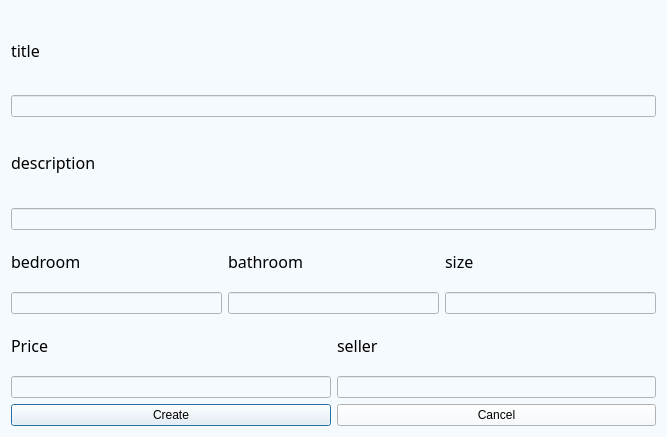
<?xml version="1.0" encoding="UTF-8"?>
<ui version="4.0">
 <class>Dialog_AddProperty</class>
 <widget class="QDialog" name="Dialog_AddProperty">
  <property name="geometry">
   <rect>
    <x>0</x>
    <y>0</y>
    <width>667</width>
    <height>437</height>
   </rect>
  </property>
  <property name="windowTitle">
   <string>Dialog</string>
  </property>
  <property name="styleSheet">
   <string notr="true">background-color: rgb(245, 250, 254);</string>
  </property>
  <layout class="QVBoxLayout" name="verticalLayout_6">
   <item>
    <widget class="QLabel" name="label_title">
     <property name="font">
      <font>
       <family>PT Root UI Bold</family>
       <pointsize>12</pointsize>
      </font>
     </property>
     <property name="text">
      <string>title</string>
     </property>
    </widget>
   </item>
   <item>
    <widget class="LineEdit" name="LineEdit_title">
     <property name="styleSheet">
      <string notr="true">LineEdit, TextEdit, PlainTextEdit {
    color: black;
    background-color: rgba(255, 255, 255, 0.7);
    border: 1px solid rgba(0, 0, 0, 13);
    border-bottom: 1px solid rgba(0, 0, 0, 100);
    border-radius: 5px;
    /* font: 14px &quot;Segoe UI&quot;, &quot;Microsoft YaHei&quot;; */
    padding: 0px 10px;
    selection-background-color: #00a7b3;
}

TextEdit,
PlainTextEdit {
    padding: 2px 3px 2px 8px;
}

LineEdit:hover, TextEdit:hover, PlainTextEdit:hover {
    background-color: rgba(249, 249, 249, 0.5);
    border: 1px solid rgba(0, 0, 0, 13);
    border-bottom: 1px solid rgba(0, 0, 0, 100);
}

LineEdit:focus {
    border-bottom: 1px solid rgba(0, 0, 0, 13);
    background-color: white;
}

TextEdit:focus,
PlainTextEdit:focus {
    border-bottom: 1px solid #009faa;
    background-color: white;
}

LineEdit:disabled, TextEdit:disabled,
PlainTextEdit:disabled {
    color: rgba(0, 0, 0, 150);
    background-color: rgba(249, 249, 249, 0.3);
    border: 1px solid rgba(0, 0, 0, 13);
    border-bottom: 1px solid rgba(0, 0, 0, 13);
}

#lineEditButton {
    border-radius: 4px;
    margin: 0;
}

#lineEditButton:hover {
    background-color: rgba(0, 0, 0, 9);
}

#lineEditButton:pressed {
    background-color: rgba(0, 0, 0, 6);
}
</string>
     </property>
    </widget>
   </item>
   <item>
    <widget class="QLabel" name="label_des">
     <property name="font">
      <font>
       <family>PT Root UI Bold</family>
       <pointsize>12</pointsize>
      </font>
     </property>
     <property name="text">
      <string>description</string>
     </property>
    </widget>
   </item>
   <item>
    <widget class="LineEdit" name="LineEdit_des">
     <property name="styleSheet">
      <string notr="true">LineEdit, TextEdit, PlainTextEdit {
    color: black;
    background-color: rgba(255, 255, 255, 0.7);
    border: 1px solid rgba(0, 0, 0, 13);
    border-bottom: 1px solid rgba(0, 0, 0, 100);
    border-radius: 5px;
    /* font: 14px &quot;Segoe UI&quot;, &quot;Microsoft YaHei&quot;; */
    padding: 0px 10px;
    selection-background-color: #00a7b3;
}

TextEdit,
PlainTextEdit {
    padding: 2px 3px 2px 8px;
}

LineEdit:hover, TextEdit:hover, PlainTextEdit:hover {
    background-color: rgba(249, 249, 249, 0.5);
    border: 1px solid rgba(0, 0, 0, 13);
    border-bottom: 1px solid rgba(0, 0, 0, 100);
}

LineEdit:focus {
    border-bottom: 1px solid rgba(0, 0, 0, 13);
    background-color: white;
}

TextEdit:focus,
PlainTextEdit:focus {
    border-bottom: 1px solid #009faa;
    background-color: white;
}

LineEdit:disabled, TextEdit:disabled,
PlainTextEdit:disabled {
    color: rgba(0, 0, 0, 150);
    background-color: rgba(249, 249, 249, 0.3);
    border: 1px solid rgba(0, 0, 0, 13);
    border-bottom: 1px solid rgba(0, 0, 0, 13);
}

#lineEditButton {
    border-radius: 4px;
    margin: 0;
}

#lineEditButton:hover {
    background-color: rgba(0, 0, 0, 9);
}

#lineEditButton:pressed {
    background-color: rgba(0, 0, 0, 6);
}
</string>
     </property>
    </widget>
   </item>
   <item>
    <layout class="QHBoxLayout" name="horizontalLayout_2">
     <item>
      <layout class="QVBoxLayout" name="verticalLayout">
       <item>
        <widget class="QLabel" name="label_bed">
         <property name="font">
          <font>
           <family>PT Root UI Bold</family>
           <pointsize>12</pointsize>
          </font>
         </property>
         <property name="text">
          <string>bedroom</string>
         </property>
        </widget>
       </item>
       <item>
        <widget class="LineEdit" name="LineEdit_bed">
         <property name="styleSheet">
          <string notr="true">LineEdit, TextEdit, PlainTextEdit {
    color: black;
    background-color: rgba(255, 255, 255, 0.7);
    border: 1px solid rgba(0, 0, 0, 13);
    border-bottom: 1px solid rgba(0, 0, 0, 100);
    border-radius: 5px;
    /* font: 14px &quot;Segoe UI&quot;, &quot;Microsoft YaHei&quot;; */
    padding: 0px 10px;
    selection-background-color: #00a7b3;
}

TextEdit,
PlainTextEdit {
    padding: 2px 3px 2px 8px;
}

LineEdit:hover, TextEdit:hover, PlainTextEdit:hover {
    background-color: rgba(249, 249, 249, 0.5);
    border: 1px solid rgba(0, 0, 0, 13);
    border-bottom: 1px solid rgba(0, 0, 0, 100);
}

LineEdit:focus {
    border-bottom: 1px solid rgba(0, 0, 0, 13);
    background-color: white;
}

TextEdit:focus,
PlainTextEdit:focus {
    border-bottom: 1px solid #009faa;
    background-color: white;
}

LineEdit:disabled, TextEdit:disabled,
PlainTextEdit:disabled {
    color: rgba(0, 0, 0, 150);
    background-color: rgba(249, 249, 249, 0.3);
    border: 1px solid rgba(0, 0, 0, 13);
    border-bottom: 1px solid rgba(0, 0, 0, 13);
}

#lineEditButton {
    border-radius: 4px;
    margin: 0;
}

#lineEditButton:hover {
    background-color: rgba(0, 0, 0, 9);
}

#lineEditButton:pressed {
    background-color: rgba(0, 0, 0, 6);
}
</string>
         </property>
        </widget>
       </item>
      </layout>
     </item>
     <item>
      <layout class="QVBoxLayout" name="verticalLayout_2">
       <item>
        <widget class="QLabel" name="label_bath">
         <property name="font">
          <font>
           <family>PT Root UI Bold</family>
           <pointsize>12</pointsize>
          </font>
         </property>
         <property name="text">
          <string>bathroom</string>
         </property>
        </widget>
       </item>
       <item>
        <widget class="LineEdit" name="LineEdit_bath">
         <property name="styleSheet">
          <string notr="true">LineEdit, TextEdit, PlainTextEdit {
    color: black;
    background-color: rgba(255, 255, 255, 0.7);
    border: 1px solid rgba(0, 0, 0, 13);
    border-bottom: 1px solid rgba(0, 0, 0, 100);
    border-radius: 5px;
    /* font: 14px &quot;Segoe UI&quot;, &quot;Microsoft YaHei&quot;; */
    padding: 0px 10px;
    selection-background-color: #00a7b3;
}

TextEdit,
PlainTextEdit {
    padding: 2px 3px 2px 8px;
}

LineEdit:hover, TextEdit:hover, PlainTextEdit:hover {
    background-color: rgba(249, 249, 249, 0.5);
    border: 1px solid rgba(0, 0, 0, 13);
    border-bottom: 1px solid rgba(0, 0, 0, 100);
}

LineEdit:focus {
    border-bottom: 1px solid rgba(0, 0, 0, 13);
    background-color: white;
}

TextEdit:focus,
PlainTextEdit:focus {
    border-bottom: 1px solid #009faa;
    background-color: white;
}

LineEdit:disabled, TextEdit:disabled,
PlainTextEdit:disabled {
    color: rgba(0, 0, 0, 150);
    background-color: rgba(249, 249, 249, 0.3);
    border: 1px solid rgba(0, 0, 0, 13);
    border-bottom: 1px solid rgba(0, 0, 0, 13);
}

#lineEditButton {
    border-radius: 4px;
    margin: 0;
}

#lineEditButton:hover {
    background-color: rgba(0, 0, 0, 9);
}

#lineEditButton:pressed {
    background-color: rgba(0, 0, 0, 6);
}
</string>
         </property>
        </widget>
       </item>
      </layout>
     </item>
     <item>
      <layout class="QVBoxLayout" name="verticalLayout_3">
       <item>
        <widget class="QLabel" name="label_size">
         <property name="font">
          <font>
           <family>PT Root UI Bold</family>
           <pointsize>12</pointsize>
          </font>
         </property>
         <property name="text">
          <string>size</string>
         </property>
        </widget>
       </item>
       <item>
        <widget class="LineEdit" name="LineEdit_size">
         <property name="styleSheet">
          <string notr="true">LineEdit, TextEdit, PlainTextEdit {
    color: black;
    background-color: rgba(255, 255, 255, 0.7);
    border: 1px solid rgba(0, 0, 0, 13);
    border-bottom: 1px solid rgba(0, 0, 0, 100);
    border-radius: 5px;
    /* font: 14px &quot;Segoe UI&quot;, &quot;Microsoft YaHei&quot;; */
    padding: 0px 10px;
    selection-background-color: #00a7b3;
}

TextEdit,
PlainTextEdit {
    padding: 2px 3px 2px 8px;
}

LineEdit:hover, TextEdit:hover, PlainTextEdit:hover {
    background-color: rgba(249, 249, 249, 0.5);
    border: 1px solid rgba(0, 0, 0, 13);
    border-bottom: 1px solid rgba(0, 0, 0, 100);
}

LineEdit:focus {
    border-bottom: 1px solid rgba(0, 0, 0, 13);
    background-color: white;
}

TextEdit:focus,
PlainTextEdit:focus {
    border-bottom: 1px solid #009faa;
    background-color: white;
}

LineEdit:disabled, TextEdit:disabled,
PlainTextEdit:disabled {
    color: rgba(0, 0, 0, 150);
    background-color: rgba(249, 249, 249, 0.3);
    border: 1px solid rgba(0, 0, 0, 13);
    border-bottom: 1px solid rgba(0, 0, 0, 13);
}

#lineEditButton {
    border-radius: 4px;
    margin: 0;
}

#lineEditButton:hover {
    background-color: rgba(0, 0, 0, 9);
}

#lineEditButton:pressed {
    background-color: rgba(0, 0, 0, 6);
}
</string>
         </property>
        </widget>
       </item>
      </layout>
     </item>
    </layout>
   </item>
   <item>
    <layout class="QHBoxLayout" name="horizontalLayout_3">
     <item>
      <layout class="QVBoxLayout" name="verticalLayout_4">
       <item>
        <widget class="QLabel" name="label_price">
         <property name="font">
          <font>
           <family>PT Root UI Bold</family>
           <pointsize>12</pointsize>
          </font>
         </property>
         <property name="text">
          <string>Price</string>
         </property>
        </widget>
       </item>
       <item>
        <widget class="LineEdit" name="LineEdit_price">
         <property name="styleSheet">
          <string notr="true">LineEdit, TextEdit, PlainTextEdit {
    color: black;
    background-color: rgba(255, 255, 255, 0.7);
    border: 1px solid rgba(0, 0, 0, 13);
    border-bottom: 1px solid rgba(0, 0, 0, 100);
    border-radius: 5px;
    /* font: 14px &quot;Segoe UI&quot;, &quot;Microsoft YaHei&quot;; */
    padding: 0px 10px;
    selection-background-color: #00a7b3;
}

TextEdit,
PlainTextEdit {
    padding: 2px 3px 2px 8px;
}

LineEdit:hover, TextEdit:hover, PlainTextEdit:hover {
    background-color: rgba(249, 249, 249, 0.5);
    border: 1px solid rgba(0, 0, 0, 13);
    border-bottom: 1px solid rgba(0, 0, 0, 100);
}

LineEdit:focus {
    border-bottom: 1px solid rgba(0, 0, 0, 13);
    background-color: white;
}

TextEdit:focus,
PlainTextEdit:focus {
    border-bottom: 1px solid #009faa;
    background-color: white;
}

LineEdit:disabled, TextEdit:disabled,
PlainTextEdit:disabled {
    color: rgba(0, 0, 0, 150);
    background-color: rgba(249, 249, 249, 0.3);
    border: 1px solid rgba(0, 0, 0, 13);
    border-bottom: 1px solid rgba(0, 0, 0, 13);
}

#lineEditButton {
    border-radius: 4px;
    margin: 0;
}

#lineEditButton:hover {
    background-color: rgba(0, 0, 0, 9);
}

#lineEditButton:pressed {
    background-color: rgba(0, 0, 0, 6);
}
</string>
         </property>
        </widget>
       </item>
      </layout>
     </item>
     <item>
      <layout class="QVBoxLayout" name="verticalLayout_5">
       <item>
        <widget class="QLabel" name="label_seller">
         <property name="font">
          <font>
           <family>PT Root UI Bold</family>
           <pointsize>12</pointsize>
          </font>
         </property>
         <property name="text">
          <string>seller</string>
         </property>
        </widget>
       </item>
       <item>
        <widget class="LineEdit" name="LineEdit_seller">
         <property name="styleSheet">
          <string notr="true">LineEdit, TextEdit, PlainTextEdit {
    color: black;
    background-color: rgba(255, 255, 255, 0.7);
    border: 1px solid rgba(0, 0, 0, 13);
    border-bottom: 1px solid rgba(0, 0, 0, 100);
    border-radius: 5px;
    /* font: 14px &quot;Segoe UI&quot;, &quot;Microsoft YaHei&quot;; */
    padding: 0px 10px;
    selection-background-color: #00a7b3;
}

TextEdit,
PlainTextEdit {
    padding: 2px 3px 2px 8px;
}

LineEdit:hover, TextEdit:hover, PlainTextEdit:hover {
    background-color: rgba(249, 249, 249, 0.5);
    border: 1px solid rgba(0, 0, 0, 13);
    border-bottom: 1px solid rgba(0, 0, 0, 100);
}

LineEdit:focus {
    border-bottom: 1px solid rgba(0, 0, 0, 13);
    background-color: white;
}

TextEdit:focus,
PlainTextEdit:focus {
    border-bottom: 1px solid #009faa;
    background-color: white;
}

LineEdit:disabled, TextEdit:disabled,
PlainTextEdit:disabled {
    color: rgba(0, 0, 0, 150);
    background-color: rgba(249, 249, 249, 0.3);
    border: 1px solid rgba(0, 0, 0, 13);
    border-bottom: 1px solid rgba(0, 0, 0, 13);
}

#lineEditButton {
    border-radius: 4px;
    margin: 0;
}

#lineEditButton:hover {
    background-color: rgba(0, 0, 0, 9);
}

#lineEditButton:pressed {
    background-color: rgba(0, 0, 0, 6);
}
</string>
         </property>
        </widget>
       </item>
      </layout>
     </item>
    </layout>
   </item>
   <item>
    <layout class="QHBoxLayout" name="horizontalLayout">
     <item>
      <widget class="FilledPushButton" name="PushButton_create">
       <property name="styleSheet">
        <string notr="true">OutlinedPushButtonBase,
OutlinedToolButtonBase {
    background-color: transparent;
    border: 1px solid transparent;
    padding: 6px 10px 6px 10px;
    color: black;
    outline: none;
}

OutlinedToolButtonBase {
    padding: 8px 9px 9px 8px;
}

OutlinedPushButtonBase:pressed {
    color: rgba(0, 0, 0, 0.63);
}

OutlinedPushButtonBase:disabled {
    color: rgba(0, 0, 0, 0.36);
}

OutlinedPushButtonBase[hasIcon=false] {
    padding: 6px 10px 6px 10px;
}

OutlinedPushButtonBase[hasIcon=true] {
    padding: 6px 10px 6px 26px;
}

OutlinedPushButtonBase:checked {
    color: white;
}

OutlinedPushButtonBase:checked:pressed {
    color: rgba(255, 255, 255, 0.63);
}

OutlinedPushButton:checked,
OutlinedPushButton:checked:pressed {
    color: #009faa;
}

Chip[isClosable=true][hasIcon=false] {
    padding: 5px 32px 5px 10px;
}

Chip[isClosable=true][hasIcon=true] {
    padding: 5px 32px 5px 33px;
}

Chip[isClosable=false][hasIcon=false] {
    padding: 5px 10px 5px 10px;
}

Chip[isClosable=false][hasIcon=true] {
    padding: 5px 10px 5px 33px;
}

FilledPushButton[hasIcon=false] {
    padding: 5px 12px 6px 12px;
}

FilledPushButton[hasIcon=true] {
    padding: 5px 12px 6px 36px;
}

FilledPushButton {
    color: white;
}

FilledToolButton {
    padding: 5px 9px 6px 8px;
}

FilledPushButton:pressed {
    color: rgba(255, 255, 255, 0.786);
}

FilledPushButton:disabled {
    color: rgba(255, 255, 255, 0.36);
}

TextPushButton {
    color: black;
    background: transparent;
    border-radius: 5px;
    padding: 5px 12px 6px 12px;
    outline: none;
    border: none;
}

TextPushButton[hasIcon=false] {
    padding: 5px 12px 6px 12px;
}

TextPushButton[hasIcon=true] {
    padding: 5px 12px 6px 36px;
}

TextPushButton[level=&quot;Error&quot;] {
    color: #cf1010;
}

TextPushButton[level=&quot;Warning&quot;] {
    color: #875101;
}

TextPushButton[level=&quot;Success&quot;] {
    color: #026f02;
}

TextPushButton[level=&quot;Attension&quot;] {
    color: #009faa;
}

TextPushButton:hover{
    background-color: rgba(0, 0, 0, 9);
    color: rgb(0, 0, 0);
}

TextPushButton:pressed {
    background-color: rgba(0, 0, 0, 6);
    color: rgba(0, 0, 0, 0.63);
}

TextPushButton:disabled {
    color: rgba(0, 0, 0, 0.36);
    background-color: transparent;
}

Tag[hasIcon=false] {
    padding: 5px 8px 5px 8px;
}

Tag[hasIcon=true] {
    padding: 5px 8px 5px 31px;
}

RoundPushButton[hasIcon=false] {
    padding: 7px 24px 7px 24px;
}

RoundPushButton[hasIcon=true] {
    padding: 7px 16px 7px 33px;
}</string>
       </property>
       <property name="text">
        <string>Create</string>
       </property>
      </widget>
     </item>
     <item>
      <widget class="PushButton" name="PushButton_cancel">
       <property name="text">
        <string>Cancel</string>
       </property>
      </widget>
     </item>
    </layout>
   </item>
  </layout>
 </widget>
 <customwidgets>
  <customwidget>
   <class>PushButton</class>
   <extends>QPushButton</extends>
   <header>qfluentwidgets</header>
  </customwidget>
  <customwidget>
   <class>FilledPushButton</class>
   <extends>PushButton</extends>
   <header>qfluentwidgetspro</header>
  </customwidget>
  <customwidget>
   <class>LineEdit</class>
   <extends>QLineEdit</extends>
   <header>qfluentwidgets</header>
  </customwidget>
 </customwidgets>
 <resources/>
 <connections>
  <connection>
   <sender>PushButton_cancel</sender>
   <signal>clicked()</signal>
   <receiver>Dialog_AddProperty</receiver>
   <slot>close()</slot>
   <hints>
    <hint type="sourcelabel">
     <x>548</x>
     <y>400</y>
    </hint>
    <hint type="destinationlabel">
     <x>548</x>
     <y>429</y>
    </hint>
   </hints>
  </connection>
 </connections>
</ui>
